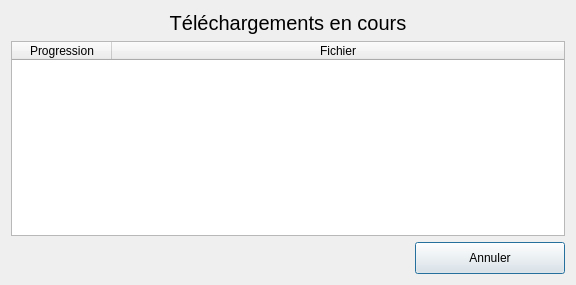
<?xml version="1.0" encoding="UTF-8"?>
<ui version="4.0">
 <class>DownloadProgressDialog</class>
 <widget class="QDialog" name="DownloadProgressDialog">
  <property name="geometry">
   <rect>
    <x>0</x>
    <y>0</y>
    <width>576</width>
    <height>285</height>
   </rect>
  </property>
  <property name="windowTitle">
   <string>Téléchargements</string>
  </property>
  <property name="styleSheet">
   <string notr="true">/*
QPushButton#btnConnect{background-color:qlineargradient(x1: 0, y1: 0, x2: 0, y2: 1, stop: 0 rgb(0, 170, 0), stop: 1 rgb(75, 200, 0));}
QPushButton#btnDelSession{background-color:qlineargradient(x1: 0, y1: 0, x2: 0, y2: 1, stop: 0 rgb(117, 0, 0), stop: 1 rgb(200, 0, 0));}
QWidget{background-color: rgba(0,0,0,0);color:white;border-radius:5px}
QWidget#DownloadProgressWidget{background-color:rgba(128,128,128,25%);}
QLabel#lblMain2{background-color:rgba(108,8,156,25%);}
QPlainTextEdit,QLineEdit,QComboBox,QTextEdit,QSpinBox{background-color: rgba(255,255,255,50%); color: black;}
QListWidget:!enabled,QListWidget{background-color: transparent; color:white}

QTableWidget{
background-color: rgba(0,0,0,50%);
color: white;
border: 1px solid rgba(255,255,255,50%);
}

QLabel#lblLastOnline{color:lightblue;}
QLabel#lblError,QLabel#lblCamMissing,QLabel#lblAudioMissing{color:red; background-color:rgba(255,0,0,30%);}

QPushButton:!enabled, QPushButton#btnDelSession:!enabled, QLineEdit:!enabled,QComboBox:!enabled,QTextEdit:!enabled,QPlainTextEdit:!enabled{background-color: rgba(0,0,0,30%);color:white;border:0}
QDateEdit::down-arrow:!enabled,QTimeEdit::down-arrow:!enabled,QDateEdit::up-arrow:!enabled,QTimeEdit::up-arrow:!enabled,QComboBox::drop-down:!enabled{background-color:rgba(0,0,0,0%);}

QCheckBox::indicator:unchecked:!enabled { background-color:rgba(128,0,0,100%);}
QCheckBox::indicator:checked:!enabled { background-color:green;}
QCheckBox::indicator:unchecked{ background-color:red;border-radius:3px;}
QCheckBox::indicator:checked {background-color:rgb(0,255,0);border-radius:3px;}
QCheckBox:checked{color:lightgreen;background-color:rgba(0,0,0,0%);}
QCheckBox:!checked{color:red;background-color:rgba(0,0,0,0%);}

QPushButton{background-color:qlineargradient(x1: 0, y1: 0, x2: 0, y2: 1, stop: 0 #2198c0, stop: 1 #0d5ca6);}
QPushButton:checked{background-color:rgb(128,128,128); border:1px solid rgba(255,255,255,50%);}
QPushButton:hover,QPushButton:checked{background-color:  rgba(255,255,255,75%);color:black;}
QPushButton#btnEditUser:hover{background-color:  rgba(255,255,255,75%);color:black;}
QPushButton#btnEdit,QPushButton#btnDelete,QPushButton#btnExisting{background-color:  rgba(255,255,255,0%);border:0 px;}
QPushButton#btnEdit:hover,QPushButton#btnDelete:hover,QPushButton#btnExisting:hover{background-color:  rgba(255,255,255,25%);border:0 px;}
QPushButton#btnExisting:checked{background-color:rgba(0,100,200,50%);}
QPushButton#btnUpgrade{background-color:rgba(200,0,0,90%);}

QToolButton:hover{background-color:  rgba(255,255,255,50);}

QTreeWidget::branch:closed:has-children:has-siblings  {
            border-image: none;
            image: url(:/pictures/controls/branch_closed.png);
    }
     
    QTreeView::branch:open:has-children:!has-siblings,
    QTreeView::branch:open:has-children:has-siblings   {
            border-image: none;
            image:url(:/pictures/controls/branch_opened.png);
    }

QWidget#lineOnline{background-color:blue;}
QWidget#lineOffline{background-color:red;}
QWidget#lineBoth{background-color:rgb(255,0,255);}


QTabWidget::pane { 
	background-color: rgba(128,128,140,25%);
	border-radius: 5px;
    border: 2px solid rgba(128,128,140,50%);
 }

 QTabWidget::tab-bar {
     left: 5px; 
 }


 QTabBar::tab,QTableWidget::tab,QHeaderView::section {
     background: qlineargradient(x1: 0, y1: 0, x2: 0, y2: 1,
                                 stop: 0  rgba(128,128,140,50%),  stop: 1.0  rgba(128,128,140,25%));
     border: 2px solid  rgba(128,128,140,50%);
     border-bottom: 0px;
     border-top-left-radius: 4px;
     border-top-right-radius: 4px;
     padding: 2px;
min-height:25px;
 }

 QTabBar::tab:selected, QTabBar::tab:hover {

background: qlineargradient(x1: 0, y1: 0, x2: 0, y2: 1,
                                 stop: 0  rgba(128,128,140,70%),  stop: 1.0  rgba(128,128,140,50%));
 }

 QTabBar::tab:selected {
     border-color:rgba(128,128,140,60%);
     border-bottom-color:rgba(128,128,140,60%); 
 }

 QTabBar::tab:!selected {
     margin-top: 2px; 
 }
 QCalendarWidget QWidget#qt_calendar_navigationbar { background-color: qlineargradient(x1:0, y1:0, x2:0, y2:1, stop: 0 #cccccc, stop: 1 #333333); }
    QCalendarWidget QToolButton {
    height: 20px;
    color: white;
    font-size: 12px;
	font-weight: bold;
    icon-size: 20px, 20px;
    background-color: qlineargradient(x1:0, y1:0, x2:0, y2:1, stop: 0 #cccccc, stop: 1 #333333);
    }
QCalendarWidget QMenu {
left: 20px;
color: white;
font-size: 12px;
background-color: rgb(100, 100, 100);
}
QCalendarWidget QSpinBox {
font-size:12px;
color: white;
background-color: qlineargradient(x1:0, y1:0, x2:0, y2:1, stop: 0 #cccccc, stop: 1 #333333);
selection-background-color: rgb(136, 136, 136);
selection-color: rgb(255, 255, 255);
}
QCalendarWidget QSpinBox::up-button { subcontrol-origin: border; subcontrol-position: top right;  }
QCalendarWidget QSpinBox::down-button {subcontrol-origin: border; subcontrol-position: bottom right; }
QCalendarWidget QSpinBox::up-arrow { width:16px; height:16px; }
QCalendarWidget QSpinBox::down-arrow { width:16px; height:16px; }

   
    QCalendarWidget QWidget { alternate-background-color: #0d5ca6; }
     
  
    QCalendarWidget QAbstractItemView:enabled
    {
    font-size:12px;
    color: rgb(180, 180, 180);
    background-color: black;
    selection-background-color: rgb(0,0,0);
    selection-color: rgb(0, 255, 0);
    }
     

    QCalendarWidget QAbstractItemView:disabled { color: rgb(64, 64, 64); }

*/
</string>
  </property>
  <layout class="QVBoxLayout" name="verticalLayout">
   <item>
    <widget class="QLabel" name="lblTitle">
     <property name="font">
      <font>
       <pointsize>15</pointsize>
      </font>
     </property>
     <property name="text">
      <string>Téléchargements en cours</string>
     </property>
     <property name="alignment">
      <set>Qt::AlignCenter</set>
     </property>
    </widget>
   </item>
   <item>
    <widget class="QTableWidget" name="tableDownloads">
     <property name="editTriggers">
      <set>QAbstractItemView::NoEditTriggers</set>
     </property>
     <property name="showDropIndicator" stdset="0">
      <bool>false</bool>
     </property>
     <property name="dragDropOverwriteMode">
      <bool>false</bool>
     </property>
     <attribute name="horizontalHeaderStretchLastSection">
      <bool>true</bool>
     </attribute>
     <column>
      <property name="text">
       <string>Progression</string>
      </property>
     </column>
     <column>
      <property name="text">
       <string>Fichier</string>
      </property>
     </column>
    </widget>
   </item>
   <item>
    <layout class="QHBoxLayout" name="horizontalLayout">
     <item>
      <spacer name="horizontalSpacer">
       <property name="orientation">
        <enum>Qt::Horizontal</enum>
       </property>
       <property name="sizeHint" stdset="0">
        <size>
         <width>40</width>
         <height>20</height>
        </size>
       </property>
      </spacer>
     </item>
     <item>
      <widget class="QPushButton" name="btnCancel">
       <property name="minimumSize">
        <size>
         <width>150</width>
         <height>32</height>
        </size>
       </property>
       <property name="cursor">
        <cursorShape>PointingHandCursor</cursorShape>
       </property>
       <property name="text">
        <string>Annuler</string>
       </property>
       <property name="icon">
        <iconset resource="../resources/TeraClient.qrc">
         <normaloff>:/icons/delete_old.png</normaloff>:/icons/delete_old.png</iconset>
       </property>
      </widget>
     </item>
    </layout>
   </item>
  </layout>
 </widget>
 <resources>
  <include location="../resources/TeraClient.qrc"/>
 </resources>
 <connections/>
</ui>
